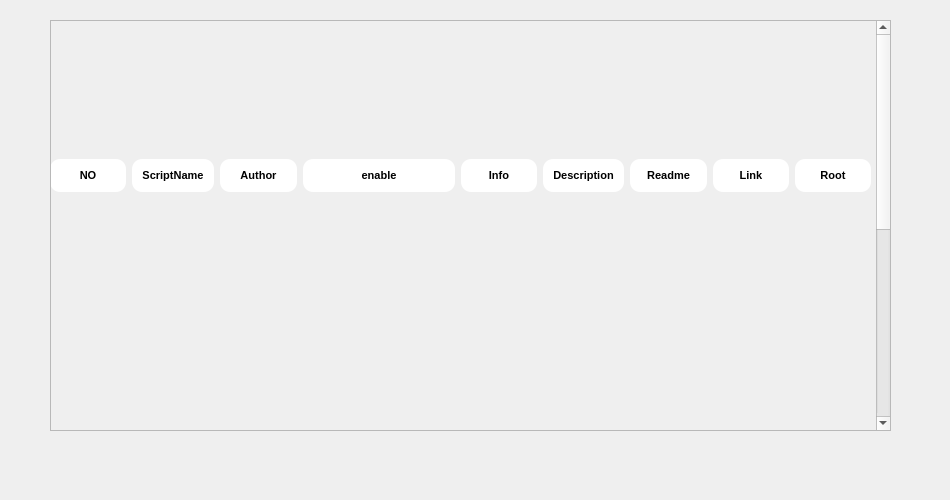
<?xml version="1.0" encoding="UTF-8"?>
<ui version="4.0">
 <class>Form</class>
 <widget class="QWidget" name="Form">
  <property name="geometry">
   <rect>
    <x>0</x>
    <y>0</y>
    <width>950</width>
    <height>500</height>
   </rect>
  </property>
  <property name="windowTitle">
   <string>Form</string>
  </property>
  <widget class="QWidget" name="gridLayoutWidget">
   <property name="geometry">
    <rect>
     <x>50</x>
     <y>20</y>
     <width>841</width>
     <height>411</height>
    </rect>
   </property>
   <layout class="QGridLayout" name="gridLayout">
    <item row="1" column="0" colspan="11">
     <widget class="QScrollArea" name="scrollArea">
      <property name="widgetResizable">
       <bool>true</bool>
      </property>
      <widget class="QWidget" name="scrollAreaWidgetContents">
       <property name="geometry">
        <rect>
         <x>0</x>
         <y>0</y>
         <width>820</width>
         <height>800</height>
        </rect>
       </property>
       <property name="minimumSize">
        <size>
         <width>0</width>
         <height>800</height>
        </size>
       </property>
       <widget class="QWidget" name="gridLayoutWidget_2">
        <property name="geometry">
         <rect>
          <x>-1</x>
          <y>-1</y>
          <width>821</width>
          <height>311</height>
         </rect>
        </property>
        <layout class="QGridLayout" name="gridLayout_scripts">
         <item row="0" column="7">
          <widget class="QLabel" name="label_7">
           <property name="sizePolicy">
            <sizepolicy hsizetype="Preferred" vsizetype="Preferred">
             <horstretch>0</horstretch>
             <verstretch>0</verstretch>
            </sizepolicy>
           </property>
           <property name="styleSheet">
            <string notr="true">
	
            QLabel {
                font-size: 11px;       /* 字体大小 */
                font-weight: bold;     /* 粗体 */
                padding: 10px;         /* 内边距 */
                border-radius: 10px;   /* 圆角 */
                background-color: white; /* 淡蓝色背景 */
            }</string>
           </property>
           <property name="text">
            <string>Readme</string>
           </property>
           <property name="alignment">
            <set>Qt::AlignCenter</set>
           </property>
          </widget>
         </item>
         <item row="0" column="2">
          <widget class="QLabel" name="label_4">
           <property name="sizePolicy">
            <sizepolicy hsizetype="Preferred" vsizetype="Preferred">
             <horstretch>0</horstretch>
             <verstretch>0</verstretch>
            </sizepolicy>
           </property>
           <property name="styleSheet">
            <string notr="true">
	
            QLabel {
                font-size: 11px;       /* 字体大小 */
                font-weight: bold;     /* 粗体 */
                padding: 10px;         /* 内边距 */
                border-radius: 10px;   /* 圆角 */
                background-color: white; /* 淡蓝色背景 */
            }</string>
           </property>
           <property name="text">
            <string>Author</string>
           </property>
           <property name="alignment">
            <set>Qt::AlignCenter</set>
           </property>
          </widget>
         </item>
         <item row="0" column="1">
          <widget class="QLabel" name="label_3">
           <property name="sizePolicy">
            <sizepolicy hsizetype="Preferred" vsizetype="Preferred">
             <horstretch>0</horstretch>
             <verstretch>0</verstretch>
            </sizepolicy>
           </property>
           <property name="styleSheet">
            <string notr="true">
	
            QLabel {
                font-size: 11px;       /* 字体大小 */
                font-weight: bold;     /* 粗体 */
                padding: 10px;         /* 内边距 */
                border-radius: 10px;   /* 圆角 */
                background-color: white; /* 淡蓝色背景 */
            }</string>
           </property>
           <property name="text">
            <string>ScriptName</string>
           </property>
           <property name="alignment">
            <set>Qt::AlignCenter</set>
           </property>
          </widget>
         </item>
         <item row="0" column="0">
          <widget class="QLabel" name="label_2">
           <property name="sizePolicy">
            <sizepolicy hsizetype="Preferred" vsizetype="Fixed">
             <horstretch>0</horstretch>
             <verstretch>0</verstretch>
            </sizepolicy>
           </property>
           <property name="styleSheet">
            <string notr="true">
	
            QLabel {
                font-size: 11px;       /* 字体大小 */
                font-weight: bold;     /* 粗体 */
                padding: 10px;         /* 内边距 */
                border-radius: 10px;   /* 圆角 */
                background-color: white; /* 淡蓝色背景 */
            }</string>
           </property>
           <property name="text">
            <string>NO</string>
           </property>
           <property name="alignment">
            <set>Qt::AlignCenter</set>
           </property>
          </widget>
         </item>
         <item row="0" column="5">
          <widget class="QLabel" name="label_6">
           <property name="sizePolicy">
            <sizepolicy hsizetype="Preferred" vsizetype="Preferred">
             <horstretch>0</horstretch>
             <verstretch>0</verstretch>
            </sizepolicy>
           </property>
           <property name="styleSheet">
            <string notr="true">
	
            QLabel {
                font-size: 11px;       /* 字体大小 */
                font-weight: bold;     /* 粗体 */
                padding: 10px;         /* 内边距 */
                border-radius: 10px;   /* 圆角 */
                background-color: white; /* 淡蓝色背景 */
            }</string>
           </property>
           <property name="text">
            <string>Info</string>
           </property>
           <property name="alignment">
            <set>Qt::AlignCenter</set>
           </property>
          </widget>
         </item>
         <item row="0" column="8">
          <widget class="QLabel" name="label_9">
           <property name="sizePolicy">
            <sizepolicy hsizetype="Preferred" vsizetype="Preferred">
             <horstretch>0</horstretch>
             <verstretch>0</verstretch>
            </sizepolicy>
           </property>
           <property name="styleSheet">
            <string notr="true">
	
            QLabel {
                font-size: 11px;       /* 字体大小 */
                font-weight: bold;     /* 粗体 */
                padding: 10px;         /* 内边距 */
                border-radius: 10px;   /* 圆角 */
                background-color: white; /* 淡蓝色背景 */
            }</string>
           </property>
           <property name="text">
            <string>Link</string>
           </property>
           <property name="alignment">
            <set>Qt::AlignCenter</set>
           </property>
          </widget>
         </item>
         <item row="0" column="6">
          <widget class="QLabel" name="label_8">
           <property name="sizePolicy">
            <sizepolicy hsizetype="Preferred" vsizetype="Preferred">
             <horstretch>0</horstretch>
             <verstretch>0</verstretch>
            </sizepolicy>
           </property>
           <property name="styleSheet">
            <string notr="true">
	
            QLabel {
                font-size: 11px;       /* 字体大小 */
                font-weight: bold;     /* 粗体 */
                padding: 10px;         /* 内边距 */
                border-radius: 10px;   /* 圆角 */
                background-color: white; /* 淡蓝色背景 */
            }</string>
           </property>
           <property name="text">
            <string>Description</string>
           </property>
           <property name="alignment">
            <set>Qt::AlignCenter</set>
           </property>
          </widget>
         </item>
         <item row="0" column="3" colspan="2">
          <widget class="QLabel" name="label_5">
           <property name="sizePolicy">
            <sizepolicy hsizetype="Preferred" vsizetype="Preferred">
             <horstretch>0</horstretch>
             <verstretch>0</verstretch>
            </sizepolicy>
           </property>
           <property name="styleSheet">
            <string notr="true">
	
            QLabel {
                font-size: 11px;       /* 字体大小 */
                font-weight: bold;     /* 粗体 */
                padding: 10px;         /* 内边距 */
                border-radius: 10px;   /* 圆角 */
                background-color: white; /* 淡蓝色背景 */
            }</string>
           </property>
           <property name="text">
            <string>enable</string>
           </property>
           <property name="alignment">
            <set>Qt::AlignCenter</set>
           </property>
          </widget>
         </item>
         <item row="0" column="9">
          <widget class="QLabel" name="label_10">
           <property name="sizePolicy">
            <sizepolicy hsizetype="Preferred" vsizetype="Preferred">
             <horstretch>0</horstretch>
             <verstretch>0</verstretch>
            </sizepolicy>
           </property>
           <property name="styleSheet">
            <string notr="true">
	
            QLabel {
                font-size: 11px;       /* 字体大小 */
                font-weight: bold;     /* 粗体 */
                padding: 10px;         /* 内边距 */
                border-radius: 10px;   /* 圆角 */
                background-color: white; /* 淡蓝色背景 */
            }</string>
           </property>
           <property name="text">
            <string>Root</string>
           </property>
           <property name="alignment">
            <set>Qt::AlignCenter</set>
           </property>
          </widget>
         </item>
        </layout>
       </widget>
      </widget>
     </widget>
    </item>
   </layout>
  </widget>
 </widget>
 <resources/>
 <connections/>
</ui>
